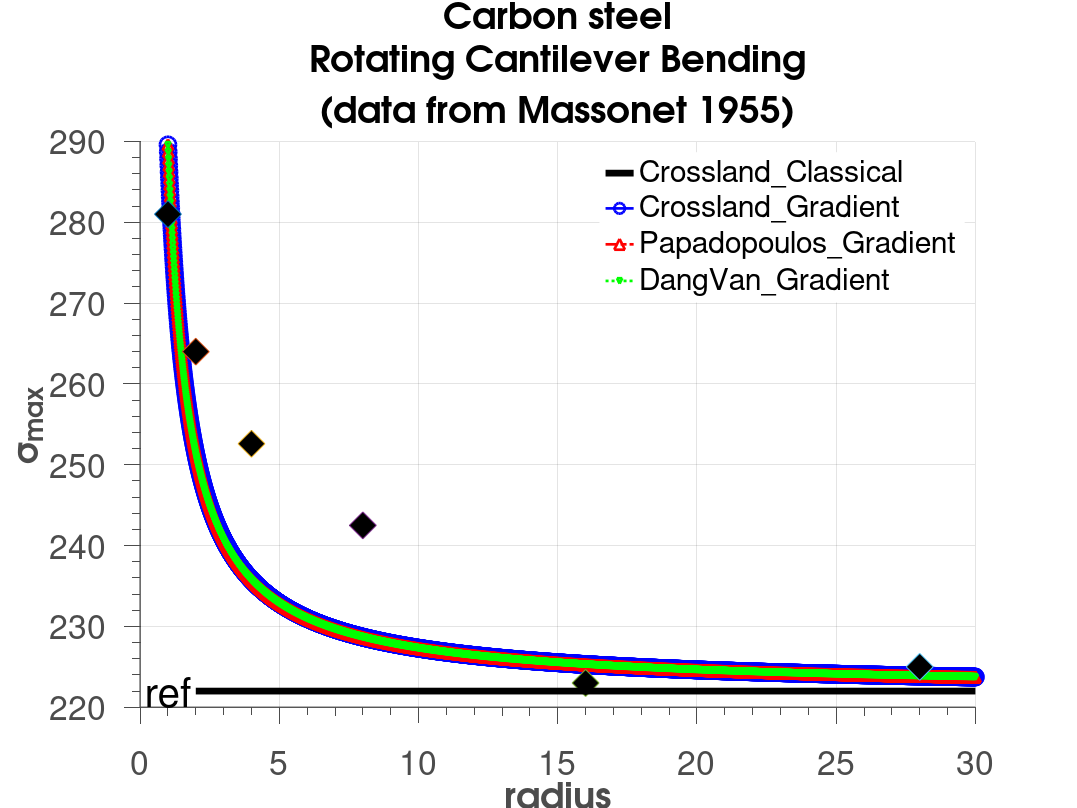

The MATLAB source for this figure: (Note: this script raises an error after producing the figure.)
clear;clc;
tt=150.6;
ff=222;
a=(tt-ff/sqrt(3))/(ff/3);
b=tt;
ap=3*(tt/ff-1/2);
bp=tt;
ad=3*(tt/ff-1/2);
bd=tt;
lg=0.2334 ;
lgp=0.2334 ;
lgd=0.2334 ;
% lg=0.3297 ;
% lgp=0.3297 ;
% lgd=0.3297 ;
y=1:0.01:30;

sigmax  =b*(1/sqrt(3)+a/3-lg*((sqrt(3)*y).^-1+a/3*y.^-1)).^-1;
sigmaxp=b*(1/2+ap/3-lgp*((2*y).^-1+ap/3*y.^-1)).^-1;
sigmaxd=b*(1/2+ad/3-lgd*((2*y).^-1+ad/3*y.^-1)).^-1;

figure(1);
hold on;
fr=plot(y,sigmax, '-b','LineWidth',2,'Marker', 'o', 'MarkerSize', 12,'MarkerEdgeColor',  'b', 'MarkerFaceColor' , 'none');
frp=plot(y,sigmaxp,'-.r','LineWidth',2,'Marker', '^', 'MarkerSize', 8,'MarkerEdgeColor',  'r', 'MarkerFaceColor' , 'none');
frd=plot(y,sigmaxd, ':g','LineWidth',2,'Marker', 'v', 'MarkerSize', 4,'MarkerEdgeColor',  'g', 'MarkerFaceColor' , 'none');
plot(1,281,'d','MarkerSize',20, 'MarkerFaceColor','k');
plot(2,264,'d','MarkerSize',20, 'MarkerFaceColor','k');
plot(4,252.6,'d','MarkerSize',20, 'MarkerFaceColor','k');
plot(8,242.5,'d','MarkerSize',20, 'MarkerFaceColor','k');
plot(16,223,'d','MarkerSize',20, 'MarkerFaceColor','k');
plot(28,225,'d','MarkerSize',20, 'MarkerFaceColor','k');
class=plot([2 30],[ff ff],'k','LineWidth',5);
hold off;
grid on;
% grid minor;
set(gca ,'FontSize',30);
hXLabel = xlabel('radius','Fontsize',30, 'FontWeight' , 'bold');
hYLabel = ylabel('\sigma_{max}','Fontsize',30, 'FontWeight' , 'bold');
text(0.2,ff,'ref','Fontsize',30);

hTitle =title({['Carbon steel'],[  'Rotating Cantilever Bending'],[ '(data from Massonet 1955)']; },'Fontsize',30);
set(hTitle, 'FontSize', 30, 'FontWeight' , 'bold');
hLegend=legend([class,fr,frp,frd],'Crossland\_Classical','Crossland\_Gradient','Papadopoulos\_Gradient','DangVan\_Gradient');
set([hLegend, gca], 'FontSize', 25)
set(hLegend,'Box','on');
set(hLegend,'EdgeColor',[1 1 1]); %set the edge colour of the legend to white 
% Adjust font
set(gca, 'FontName', 'Helvetica')
set([hTitle, hXLabel, hYLabel], 'FontName', 'AvantGarde')
% Adjust axes properties
set(gca, 'Box', 'off', 'TickDir', 'out', 'TickLength', [.02 .02], ...
    'XMinorTick', 'on', 'YMinorTick', 'on', 'YGrid', 'on', ...
    'XColor', [.3 .3 .3], 'YColor', [.3 .3 .3], ...
    'LineWidth', 1)
set(gcf,'color','w'); %set figure background transparent
set(gca,'color','w'); %set axis transparent
% Maximize print figure
set(gcf,'outerposition',get(0,'screensize'));
set(gcf, 'PaperPositionMode', 'manual');
set(gcf, 'PaperUnits', 'points'); %[ {inches} | centimeters | normalized | points ]
set(gcf, 'PaperPosition', [0 0 800 600]); %set(gcf,'PaperPosition',[left,bottom,width,height])
saveas(gcf,'carbonsteel.png');

%*****************Fitting********************
R=[1 2 4 8 16 28];
f=[281 264 252.6 242.5 223 225];
createFitcarbon(R, f)
% cftool
% t/(1/sqrt(3)+(t-222/sqrt(3))/222-lg*(1/(sqrt(3)*x)+(t-222/sqrt(3))/(222*x)))
% lg=0.001~0.5
% t=100~160
